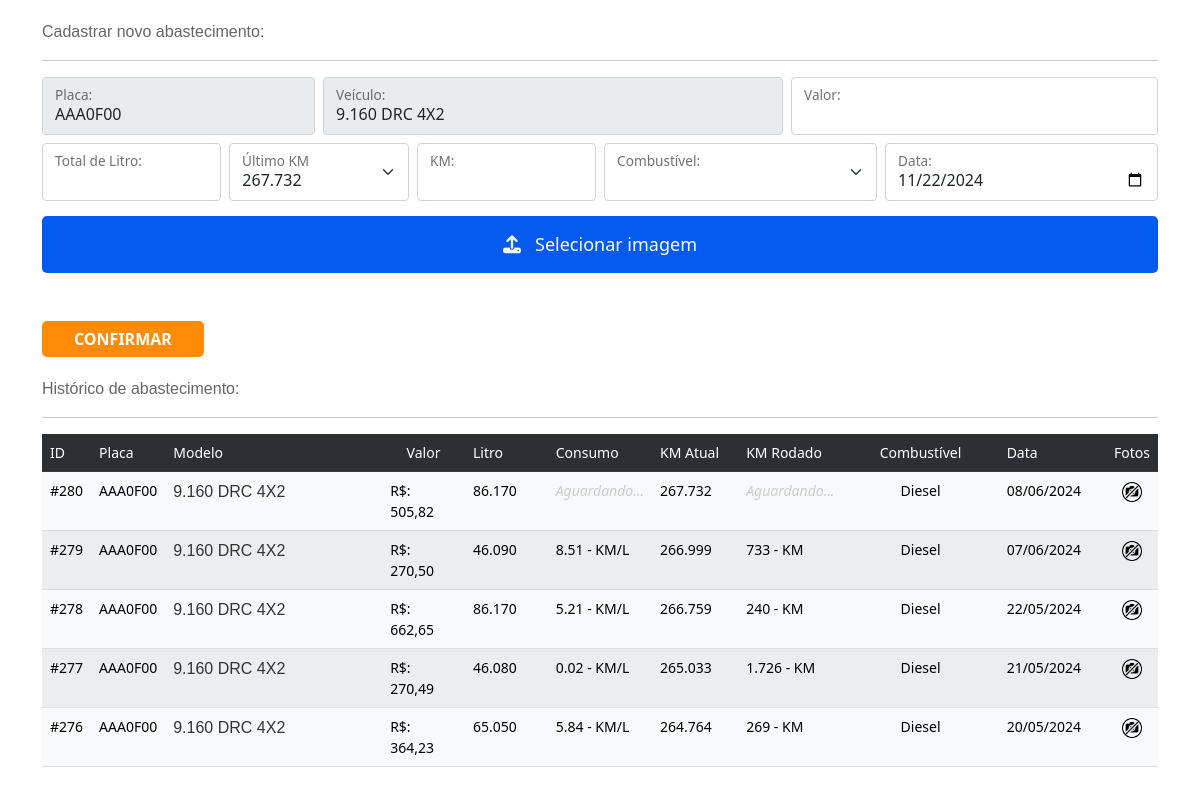
/abastecimento.php?placa=AAA0F00, run on the app's committed database.
### tables this page shows
CREATE TABLE IF NOT EXISTS `abastecimento` (
  `abast_id` int NOT NULL AUTO_INCREMENT,
  `veiculo_id` int NOT NULL,
  `abast_veiculo` varchar(50) NOT NULL,
  `abast_placa` varchar(50) NOT NULL,
  `abast_valor` varchar(255) NOT NULL,
  `abast_valor_litro` varchar(255) NOT NULL,
  `abast_total_litro` varchar(255) NOT NULL,
  `abast_km_anterior` varchar(50) NOT NULL,
  `abast_km` varchar(50) NOT NULL,
  `abast_km_rodado` varchar(50) DEFAULT NULL,
  `abast_media` varchar(50) DEFAULT NULL,
  `abast_combustivel` varchar(50) NOT NULL,
  `abast_data` date NOT NULL,
  `cad_autor` varchar(255) NOT NULL,
  PRIMARY KEY (`abast_id`)
);

### abastecimento.php (the view, shortened to what this page needs)
<?php
require_once("_app/conf.php");
?>
<?php
$pdos = "SELECT * FROM abastecimento WHERE abast_placa =:placa";
$data = $pdo->prepare($pdos);
$data->bindParam(':placa', $_GET['placa']);
$data->execute();
foreach ($data as $veiculos);
?>
<!doctype html>
<html lang="pt-br">
<head>
    <link href="css/style.css" rel="stylesheet">
    <link href="https://cdn.jsdelivr.net/npm/bootstrap@5.0.2/dist/css/bootstrap.min.css" rel="stylesheet">
    <link rel="stylesheet" href="https://cdn.jsdelivr.net/npm/@fortawesome/fontawesome-free@6.1.2/css/fontawesome.min.css">
</head>
<body>
    <article class="container">
        <label class="titulo">Cadastrar novo abastecimento:</label>
        <hr>
        <form method="POST" id="" action="actions/abastecimento.php" enctype="multipart/form-data">
            <div class="row g-2">
                <div class="col-md-3">
                    <div class="form-floating">
                        <input readonly type="text" class="form-control" name="abast_placa" maxlength="8" id="placa" value="<?= $_GET['placa']; ?>" required />
                        <label for="floatingInputGrid">Placa:</label>
                    </div>
                </div>
                <div class="col-md-5">
                    <div class="form-floating">
                        <input readonly type="text" class="form-control" name="abast_veiculo" id="" value="<?php if (isset($veiculos['abast_veiculo'])) echo $veiculos['abast_veiculo']; ?>" required />
                        <label for="floatingInputGrid">Veículo:</label>
                    </div>
                </div>
                <div class="col-md-4">
                    <div class="form-floating">
                        <input type="text" class="form-control" maxlength="9" name="abast_valor" id="input3" value="<?php if (isset($dados['abast_valor'])) echo $dados['abast_valor']; ?>" required />
                        <label for="input3">Valor:</label>
                    </div>
                </div>
                <div class="col-md-2">
                    <div class="form-floating">
                        <input type="text" class="form-control" maxlength="9" id="input4" name="abast_total_litro" value="<?php if (isset($dados['abast_total_litro'])) echo $dados['abast_total_litro']; ?>" required />
                        <label for="input4">Total de Litro:</label>
                    </div>
                </div>
                <?php
                $sql = "SELECT * FROM abastecimento WHERE abast_placa =:placa ORDER BY abast_id DESC LIMIT 1";
                $stmt = $pdo->prepare($sql);
                $stmt->bindParam(':placa', $_GET['placa']);
                $stmt->execute();
                $lastRecord = $stmt->fetch(PDO::FETCH_ASSOC);
                ?>
                <div class="col-md-2">
                    <div class="form-floating">
                        <select name="abast_km_anterior" id="abast_km_anterior" class="form-select">
                            <option selected value="<?php if (isset($lastRecord['abast_km'])) : echo $lastRecord['abast_km'];
                                                    else : echo '';
                                                    endif; ?>"><?php if (isset($lastRecord['abast_km'])) : echo $lastRecord['abast_km'];
                                                                else : echo 'Sem Histórico';
                                                                endif; ?></option>
                        </select>
                        <label for="abast_km_anterior">Último KM</label>
                    </div>
                </div>
                <div class="col-md-2">
                    <div class="form-floating">
                        <input type="text" class="form-control" maxlength="7" name="abast_km" id="input2" value="" required />
                        <label for="input2">KM:</label>
                    </div>
                </div>
                <div class="col-md-3">
                    <div class="form-floating ">
                        <select class="form-select" name="abast_combustivel" id="8">
                        </select>
                        <label for="floatingSelectGrid">Combustível:</label>
                    </div>
                </div>
                <div class="col-md-3">
                    <div class="form-floating">
                        <input onChange="getkm(this.value)" type="date" class="form-control" name="abast_data" id="input5" value="<?php if (isset($dados['abast_data'])) : echo $dados['abast_data'];
                                                                                                                                    else : echo date('Y-m-d');
                                                                                                                                    endif; ?>" required />
                        <label for="floatingInputGrid">Data:</label>
                    </div>
                </div>
            </div>
            <div class="col-md-12">
                <label id="foto" for="upload-img"><i class="fa fa-upload" aria-hidden="true"></i> &nbsp; Selecionar imagem</label>
            </div>
            <br/>
            <br />
            <input type="submit" id="submitBtn" name="abastecimento" value="Confirmar" class="btn-orange">
        </form>
        <?php
        $busca = "SELECT * FROM abastecimento WHERE abast_placa =:placa ORDER BY abast_km DESC";
        $data = $pdo->prepare($busca);
        $data->bindParam(':placa', $_GET['placa']);
        $data->execute();
        $count = $data->rowCount();
        ?>
        <?php
        if ($count <= 0) {
            echo "<label class='titulo'>Veículo sem histórico de abastecimento</label>";
        } else {
        ?>
            <label class="titulo">Histórico de abastecimento:</label>
            <hr>
            <table id="search_table" class="table table-striped">
                <tr class="table-dark">
                    <td scope="col" align="left" style="width:30px;">ID</td>
                    <td scope="col" align="left" style="width:70px;">Placa</td>
                    <td scope="col" align="left" style="width:330px;">Modelo</td>
                    <td scope="col" align="center" style="width:100px;">Valor</td>
                    <td scope="col" align="left" style="width:100px;">Litro</td>
                    <td scope="col" align="left" style="width:100px;">Consumo</td>
                    <td scope="col" align="left" style="width:100px;">KM Atual</td>
                    <td scope="col" align="left" style="width:100px;">KM Rodado</td>
                    <td scope="col" align="center" style="width:200px;">Combustível</td>
                    <td scope="col" align="left" style="width:120px;">Data</td>
                    <td scope="col" align="center" style="width:120px;" colspan="3">Fotos</td>
                </tr>
                <?php foreach ($data as $veiculo) : ?>
                    <tr class="table-light">
                        <td align="left" style="">#<?= $veiculo['abast_id']; ?></td>
                        <td align="left" style=""><?= $_GET['placa']; ?></td>
                        <td style="">
                            <a href="editar_abastecimento?id=<?= $veiculo['abast_id']; ?>" class="link">
                                <?= $veiculo['abast_veiculo']; ?>
                        </td>
                        <td align="left" style="">R$: <?php echo number_format($veiculo['abast_valor'], 2, ",", "."); ?></td>
                        <td align="left" style=""><?php echo number_format($veiculo['abast_total_litro'], 3, ".", "."); ?></td>
                        <?php if (isset($veiculo['abast_media'])) { ?>
                            <td align="left" style=""><?= number_format($veiculo['abast_media'], 2, ".", "."); ?> - KM/L </td>
                        <?php } else { ?>
                            <td class="wait" align="left" style=""> Aguardando... </td>
                        <?php } ?>
                        <td align="left" style=""><?= number_format($veiculo['abast_km'], 3, ".", "."); ?></td>
                        <?php if (isset($veiculo['abast_km_rodado'])) { ?>
                            <td align="left" style=""><?= number_format($veiculo['abast_km_rodado'], 0, ".", "."); ?> - KM</td>
                        <?php } else { ?>
                            <td class="wait" align="left" style=""> Aguardando... </td>
                        <?php } ?>
                        <?php
                        if ($veiculo['abast_combustivel'] == 0) :
                            echo "<td align='center'>Gasolina</td>";
                        elseif ($veiculo['abast_combustivel'] == 3) :
                            echo "<td align='center'>Etanol</td>";
                        elseif ($veiculo['abast_combustivel'] == 4) :
                            echo "<td align='center'>Diesel</td>";
                        elseif ($veiculo['abast_combustivel'] == 5) :
                            echo "<td align='center'>GNV</td>";
                        endif;
                        ?>
                        <td align="left" style=""><?= date('d/m/Y', strtotime($veiculo['abast_data'])); ?> </td>
                        <?php
                        $sql = "SELECT * FROM abastecimento_img WHERE abast_id = :abast_id";
                        $stmt = $pdo->prepare($sql);
                        $stmt->bindParam(':abast_id', $veiculo['abast_id'], PDO::PARAM_INT);
                        $stmt->execute();
                        $imagens = $stmt->fetchAll(PDO::FETCH_ASSOC);
                        $count_id = count($imagens);
                        ?>
                        <?php if ($count_id <= 0) { ?>
                            <td align="center">
                                <img src="images/no-img.png" alt="Sem imagem cadastrada" title="Sem imagem cadastrada" width="20" height="20">
                            </td>
                        <?php } ?>
                    </tr>
                <?php
                endforeach;
                ?>
            </table>
        <?php }; ?>
    </article>

### css/style.css (style rules this page uses)
.titulo { font-family: "Trebuchet MS", Arial, Helvetica, sans-serif;font-size: 16px;color: #666;margin-top: 20px }
#foto { display: block;position: relative;width: 100%;background-color: #025bee;color: #fff;font-size: 18px;text-align: center;padding: 15px;border-radius: 5px;cursor: pointer; margin-top: 15px; }
.wait { font-style: italic; color:#CCC }
.btn-orange { padding: 4px 30px;background: #ff8b06;text-transform: uppercase;font-weight: bold;border-radius: 5px; border-color:transparent;outline: 10px; }
.btn-orange { cursor: pointer;font-size: 1.0em;color: #fff; text-decoration: none; }
.table { font-size: 14px; }
.link { font-family: 'Trebuchet MS', 'Lucida Sans Unicode', 'Lucida Grande', 'Lucida Sans', Arial, sans-serif; font-size: 16px; text-decoration: none; color: #333; }

### data on the page
abastecimento: abast_veiculo "9.160 DRC 4X2", abast_id "278", abast_valor "662,65", abast_total_litro "86.170", abast_media "5.21", abast_km "266.759", abast_km_rodado "240", abast_combustivel "Diesel", abast_data "22/05/2024"
abastecimento: abast_km_anterior "267.732", abast_id "280", abast_veiculo "9.160 DRC 4X2", abast_valor "505,82", abast_total_litro "86.170", shows "Aguardando...", abast_km "267.732", abast_combustivel "Diesel", abast_data "08/06/2024"
abastecimento: abast_id "279", abast_veiculo "9.160 DRC 4X2", abast_valor "270,50", abast_total_litro "46.090", abast_media "8.51", abast_km "266.999", abast_km_rodado "733", abast_combustivel "Diesel", abast_data "07/06/2024"
abastecimento: abast_id "277", abast_veiculo "9.160 DRC 4X2", abast_valor "270,49", abast_total_litro "46.080", abast_media "0.02", abast_km "265.033", abast_km_rodado "1.726", abast_combustivel "Diesel", abast_data "21/05/2024"
abastecimento: abast_id "276", abast_veiculo "9.160 DRC 4X2", abast_valor "364,23", abast_total_litro "65.050", abast_media "5.84", abast_km "264.764", abast_km_rodado "269", abast_combustivel "Diesel", abast_data "20/05/2024"
